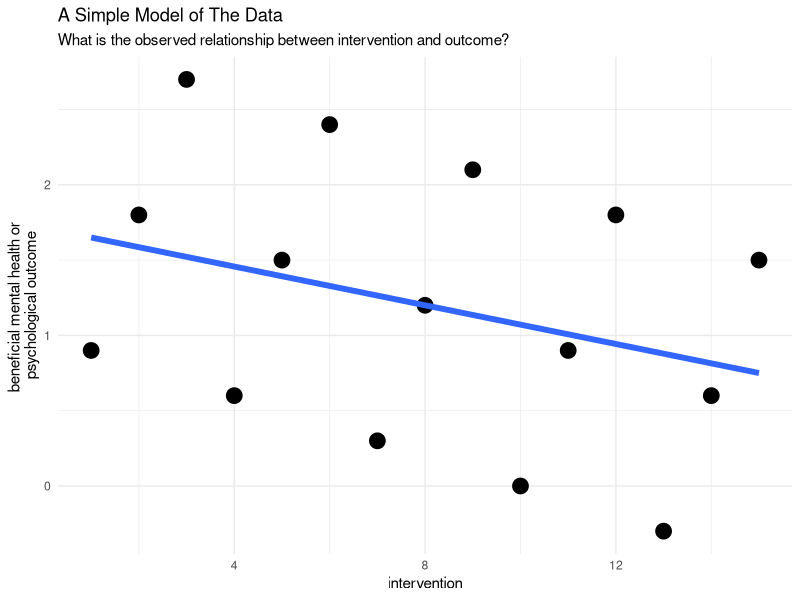
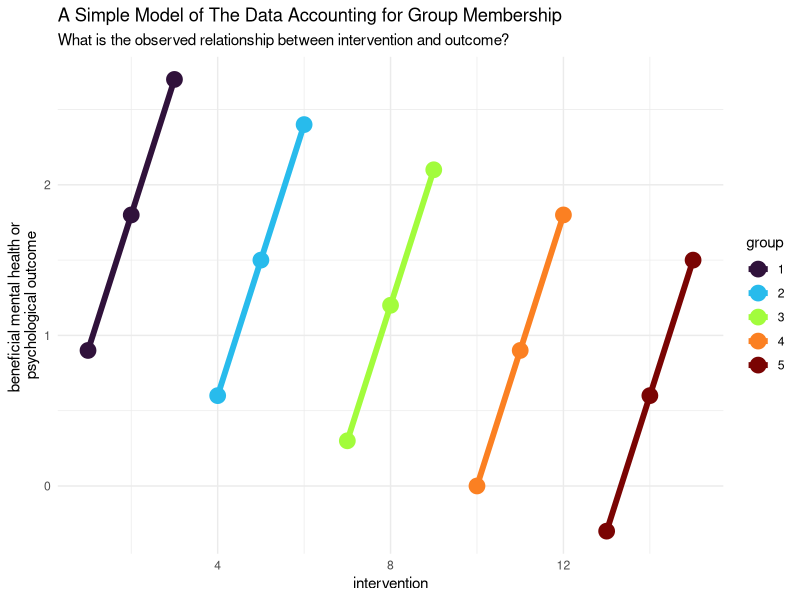
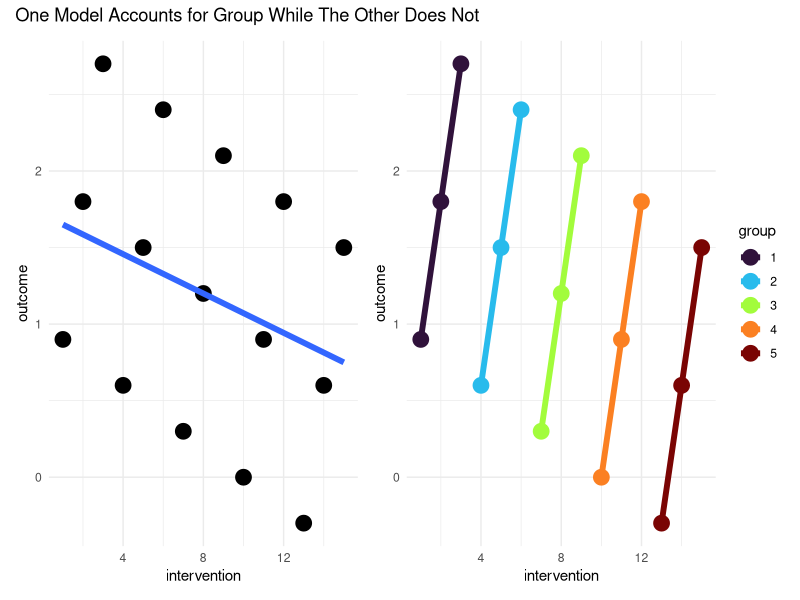

These charts were generated, in order, by the following R code:
## ---- chunk 1

set.seed(1080)

library(ggplot2)

library(ggthemes)

library(gganimate)

library(patchwork)

## ---- chunk 2
#| label: mydata

intervention <- seq(1,15) # intervention

group <- rep(seq(1,5), each=3) # group

index <- rep(seq(1,3), 5) # index within group

e <- rnorm(15, 0, .25) # randomly distributed error

outcome <- index + -.1 * intervention # + e

group <- factor(group)

mydata <- data.frame(intervention, group, outcome)

## ---- chunk 3

p0 <- ggplot(mydata,
       aes(x = intervention,
           y = outcome)) + 
  geom_point(size = 5)+
  geom_smooth(method="lm",
              linewidth = 2,
              se = FALSE) +
  scale_color_viridis_d(name = "group",
                        option = "turbo") +
  theme_minimal()

## ---- chunk 4
#| label: fig-p0
#| message: false

p0 + # replay
  labs(title = "A Simple Model of The Data",
       subtitle = "What is the observed relationship between intervention and outcome?",
       y = "beneficial mental health or \npsychological outcome") 

## ---- chunk 5
#| label: fig-p0-group
#| message: false

p0 + 
  aes(color = group) +
  labs(title = "A Simple Model of The Data Accounting for Group Membership",
       subtitle = "What is the observed relationship between intervention and outcome?",
       y = "beneficial mental health or \npsychological outcome")


## ---- chunk 6
#| message: false

p0 + p0 + aes(color = group) +
  plot_annotation(title = "One Model Accounts for Group While The Other Does Not")
